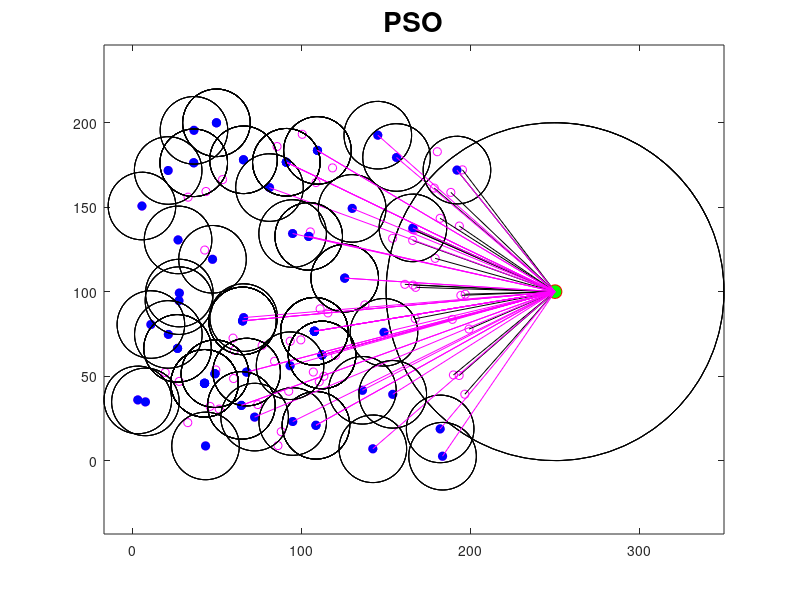

This chart was generated by the following MATLAB code: (Note: this script raises an error after producing the figure.)
function  ANT()
clc;clear;
load wsn.mat

s(1).Ecur=180;


for r=1:50
r



figure(1)
hold off

deads=0;
dis=[];
for i=1:n
    %checking if there is a DeadSensors node
    if S(i).Ecur<=0 
        plot(S(i).x,S(i).y,'k.');
        S(i).Ecur=0;
        deads=deads+1;
        S(i).type='d';
        hold on;
    else
        S(i).type='p';
        S(i).C=[];
        plot(S(i).x,S(i).y,'mo');
        hold on;
        dist_to_Bs=sqrt( (S(i).x-sink.x)^2 + (S(i).y-sink.y)^2 );
        S(i).Dist=dist_to_Bs;
        if dist_to_Bs<Rc
            plot([S(i).x sink.x],[S(i).y sink.y],'k');
            S(i).type='D';
            
        end
        
        for j=1:n
            %%  broadcasts a Node_Msg,
            S(i).Ecur=S(i).Ecur-Esen;
            dist=sqrt((S(i).x-S(j).x)^2+(S(i).y-S(j).y)^2);
            if  strcmp(S(i).type ,'D')==0 && i~=j && dist<rc && S(i).Ecur>0
                dis(i,j)=dist;
                S(i).C=[S(i).C j];
                %messages Node_Msgs received from other nodes
                S(j).Ecur=S(j).Ecur-Esen;
            else
                dis(i,j)=inf;
            end
        end
        
    end
end
plot(sink.x,sink.y,'ro','markersize',10,'markerfacecolor','g');
title('PSO','fontsize',20);
% if sink.y>Yground
%     axis([0 Xground 0 sink.y+5])
% end


DeadSensors(r)=deads;
t=deads;
%% RC
        t=0:0.1:20;
        a=sink.x;
        b=sink.y;
       
        x=Rc.*sin(t)+a;
        y=Rc.*cos(t)+b;
        plot(x,y,'k');axis equal
%% Clp
for i=1:n
   c= length(S(i).C);
   uc=S(i).C;
   o=0;
   if c>1
       for j=1:c
           tt=sum(S(i).C(c)==[S(:).C]);
           uc=[uc S(S(i).C(c)).C];
           if tt>1
               o=o+1;
           end
       end
   end
  S(i).Clp=(c-o)/length(unique(uc));
  S(i).Cla=1/c;
  S(i).Eave=sum([S([S(3).C]).Ecur])/c;
end
ClusterHeads=[];
for i=1:n
    if strcmp(S(i).type ,'D')==1 || strcmp(S(i).type ,'d')==1 ||strcmp(S(i).type ,'N')==1
         continue;
    end
    if length(S(i).C)==0
        plot(S(i).x,S(i).y,'bo','markersize',6,'markerfacecolor','b');
        ClusterHeads=[ClusterHeads i];
        S(i).type='c';
        continue;
    end
   [m,ind]=max([S(S(i).C).Clp]);
   %% send to number of neighbor nodes
   S(i).Ecur=S(i).Ecur-Esen;
   if S(i).Clp>m 
       plot(S(i).x,S(i).y,'bo','markersize',6,'markerfacecolor','b');
       ClusterHeads=[ClusterHeads i];
        S(i).type='c';
       for k=S(i).C
       S(k).type='N';
       S(k).Dist=sqrt((S(i).x-S(k).x)^2+(S(i).y-S(k).y)^2);
       end
   else
        plot(S(S(i).C(ind)).x,S(S(i).C(ind)).y,'bo','markersize',6,'markerfacecolor','b');
        ClusterHeads=[ClusterHeads S(i).C(ind)];
        S(S(i).C(ind)).type='c';
   end
end
%% creat Cluster
u=length(ClusterHeads);
for j=1:u
    k=ClusterHeads(j);
    t=0:0.1:20;
    x=rc.*sin(t)+S(k).x;
    y=rc.*cos(t)+S(k).y;
    plot(x,y,'k');axis equal
    %% send to number of Cluster nodes
   S(k).Ecur=S(k).Ecur-Esen;
    dist_tp_Bs=sqrt( (S(k).x-sink.x)^2 + (S(k).y-sink.y)^2 );
        if dist_tp_Bs<2*Rc
            plot([S(k).x sink.x],[S(k).y sink.y],'m');
            indc=[S(:).type]=='C';
        else
%             indc=[S(:).type]=='C'
%             t=find(indc==1);
%             cc=S(t);
%             targ=aco(j,cc);
%             relay=inf;
%             ind=0;
%             for tr=1:u
%                 tt=ClusterHeads(tr);
%                 trely=(beta*S(tt).Ecur/S(tt).Emax)+(1-beta)*S(k).Cl;
%                 dis=sqrt( (S(k).x-S(tt).x)^2 + (S(k).y-S(tt).y)^2 );
%                 if trely<relay && tt~=k && dis<2*Rc
%                     relay=trely;
%                     ind=tt;
%                 end
%             end
%             plot([S(k).x S(ind).x],[S(k).y S(ind).y],'m');
        end
    
end
indc=[S(:).type]=='c';
            t=find(indc==1);
            if length(t)>1
            cc=S(t);
           % targ=aco(1,cc);
          % targ=pso(1,cc);
   PSO();
   
     cc=target;
    % targ=target(1,cc);
%for u=1:length(cc)-1
   % plot([cc(targ(u)).x cc(targ(u+1)).x],[cc(targ(u)).y cc(targ(u+1)).y],'m');
%end
            end
%% send Date
 for i=1:100
    if   S(i).Ecur>0 
        min_dis=S(i).Dist;
        %% Send  Data
             if (min_dis>d0)
                S(i).Ecur=S(i).Ecur - (Esen*min_dis^4); 
            else
                S(i).Ecur=S(i).Ecur - (Esen*min_dis^2); 
            end

    end
    if   S(i).Ecur>0 && (strcmp(S(i).type,'C')==1 )
        S(i).Ecur=S(i).Ecur-Esen;
    end
    
 end

for i=1:n
    if S(i).Ecur<0
        S(i).Ecur=0;
    end
end

e=[S(:).Ecur];
energy(r)=sum(e);

% if deads>=StopAlgorithm*n
%     break
% end

 end

Energy3=energy;

Alive3=n-DeadSensors;

close all
save ANT.mat Energy3 Alive3
plot(Energy3,'m')
%end

